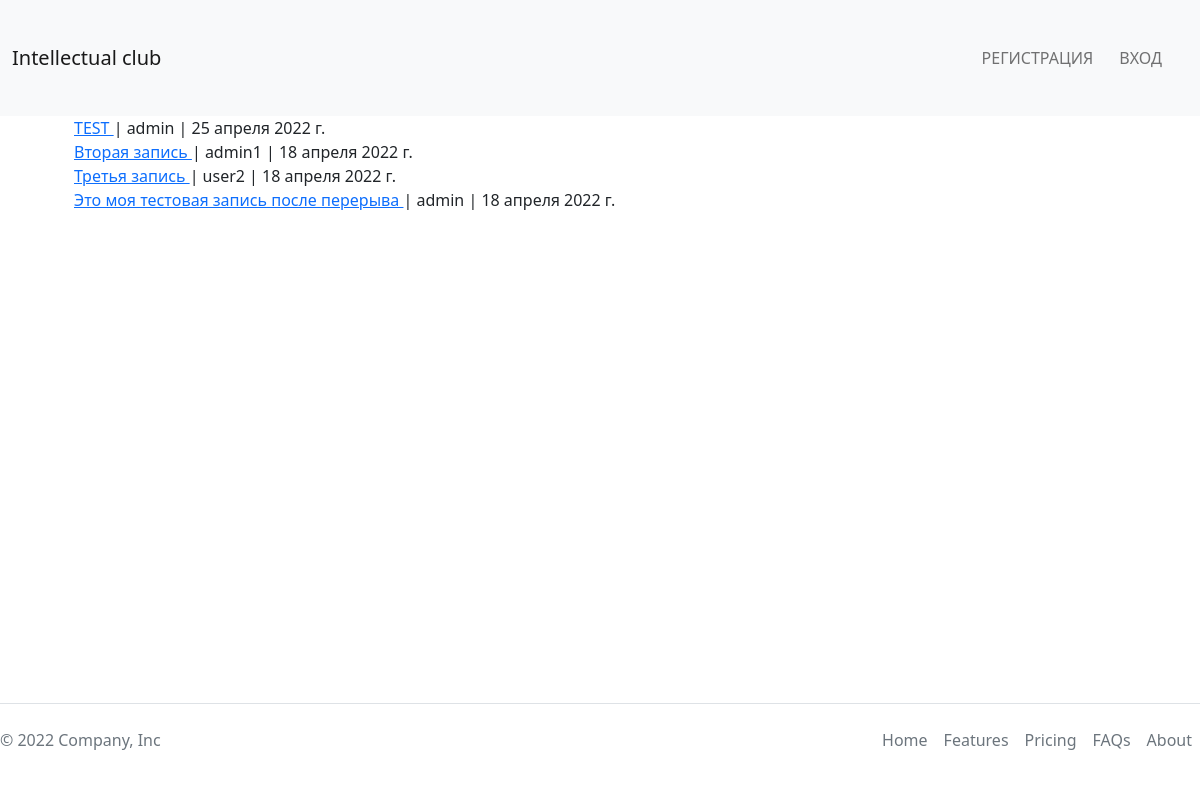
The app's page /posts, older data.
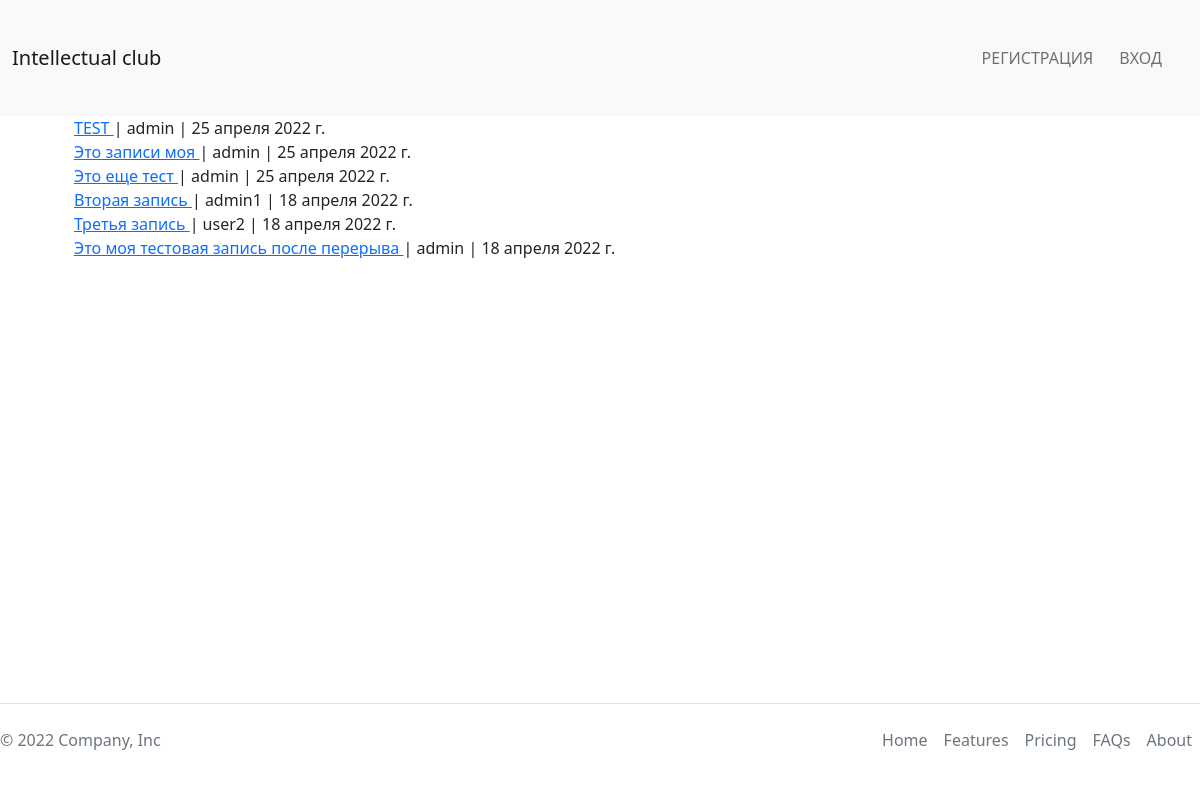
The same page, newer data.
### theblog/models.py (models this page shows, shortened)
class Post(models.Model):
    title = models.CharField('Название', max_length=255)
    author = models.ForeignKey(
        User, on_delete=models.CASCADE, verbose_name='Автор')
    body = models.TextField('Содержимое')
    post_date = models.DateField('Дата добавления', auto_now_add=True)
    category = models.CharField(max_length=255, default='test')
    likes = models.ManyToManyField(User, related_name='blog_post')

### theblog/views.py (the view)
# urls.py: path('posts', views.PostsView.as_view(), name='posts'),
class PostsView(ListView):
    model = Post
    template_name = 'theblog/posts.html'
    ordering = ['-post_date']

### theblog/templates/theblog/posts.html (shortened to what this page needs)
{% extends 'main/base.html' %}
{% block content %}
<div class="container">
    <ul>
        {% for post in object_list %}
        <li>
            <a href="{% url 'article_detail' post.pk %}">
                {{ post.title }}
            </a>
            | {{ post.author }}
            | {{post.post_date}}
            <br>
        </li>
        {% endfor %}
    </ul>
</div>
{% endblock %}

Row changes from the older to the newer data that the page shows:
added Post: title "Это записи моя", author "admin", post_date "25 апреля 2022 г."
added Post: title "Это еще тест", author "admin", post_date "25 апреля 2022 г."
